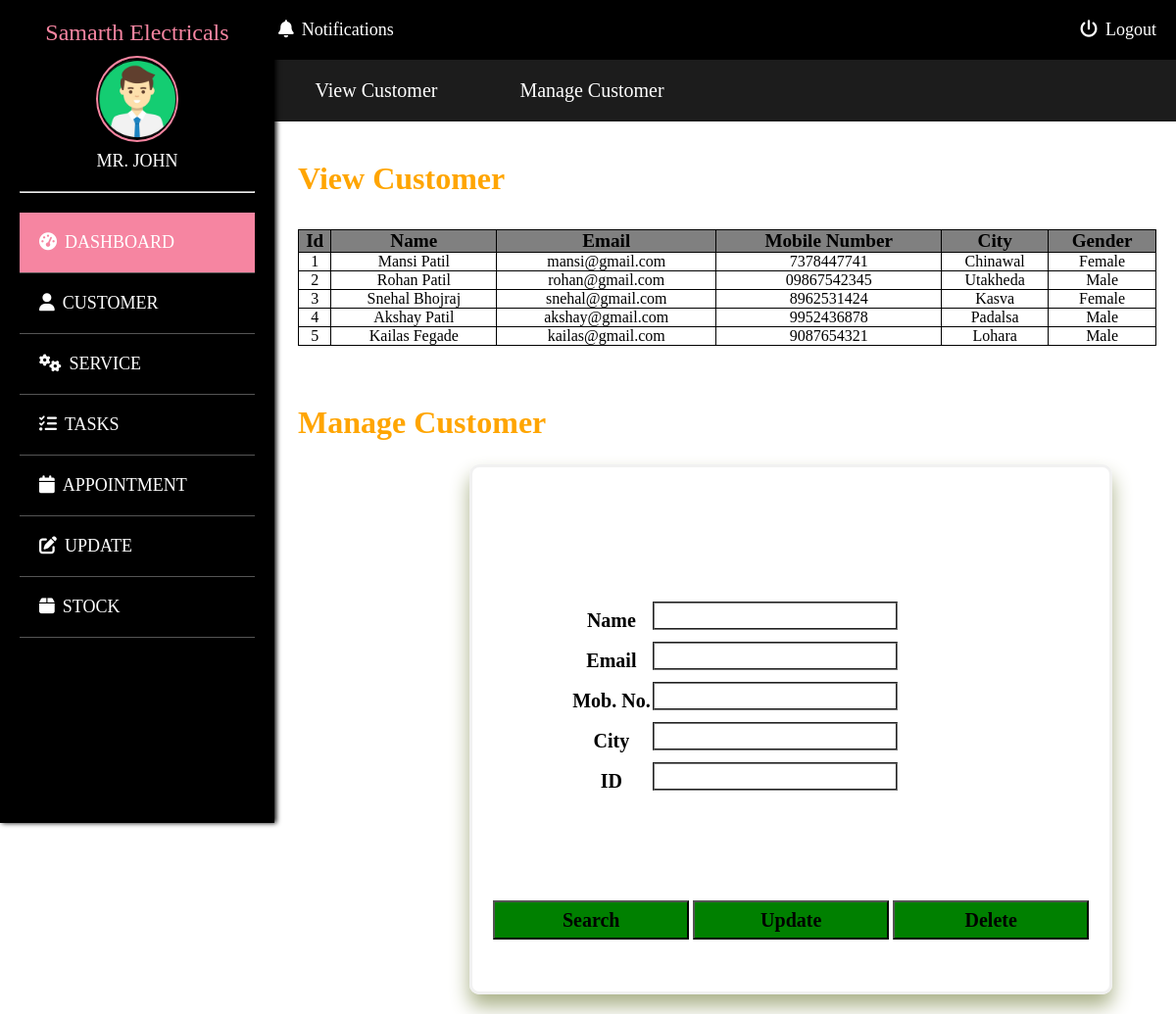
/owner/customer/, run on the app's committed database.
### app/models.py (models this page shows)
class Customer(models.Model):
    id = models.AutoField(primary_key=True)
    name = models.CharField(max_length=100)
    email = models.EmailField(max_length=200)
    mobileno = models.CharField(max_length=15, default='')
    password = models.CharField(max_length=100, default='')
    city = models.CharField(max_length=100, default='')
    profile_image = models.ImageField(upload_to='profile_images/', null=True, blank=True)
    gender = models.CharField(max_length=10, default='')

### app/owner.py (the view)
# urls.py: path('owner/customer/', owner.Dashborad_Customer, name='customer'),
def Dashborad_Customer(request):
    all_members = Customer.objects.all
    return render(request, 'owner/customer.html', {'all': all_members})

### templates/owner/customer.html (shortened to what this page needs)
<!DOCTYPE html>
<html lang="en">
<head>
    {% load static %}
    {% include 'owner/head.html' %}
    <link rel="stylesheet" href="{% static 'css/style.css' %}">
    <link rel="stylesheet" href="https://cdnjs.cloudflare.com/ajax/libs/font-awesome/5.15.3/css/all.min.css"/>
    <link rel="stylesheet" href="https://cdnjs.cloudflare.com/ajax/libs/font-awesome/6.5.1/css/all.min.css">
</head>
<body>
    <div class="banner">
        <div class="dash_topnav">
            <a href="#" onclick="myFunction()">View Customer</a>
            <a href="#" onclick="manageCustomer()">Manage Customer</a>
        </div>
    <div id="pannel">
        <h1>View Customer</h1>
        <div id="view_customer">
        <table id="customer_table">
        <tr>
            <th id="th1">Id</th>
            <th id="th1">Name</th>
            <th id="th1">Email</th>
            <th id="th1">Mobile Number</th>
            <th id="th1">City</th>
            <th id="th1">Gender</th>
        </tr>
            {% for item in all %}
        <tr>
            <td id="td1">{{item.id}}</td>
            <td id="td1">{{item.name}}</td>
            <td id="td1">{{item.email}}</td>
            <td id="td1">{{item.mobileno}}</td>
            <td id="td1">{{item.city}}</td>
            <td id="td1">{{item.gender}}</td>
        </tr>
        {% endfor %}
    </table>
    </div>
</div>
    <div id="Panel1">
        <h1>Manage Customer</h1>
        <div class="box_form">
            <form>
        <div class="manage_customer_container">
            <table>
                <tr>
                    <td>
                        <label for="name">Name</label>
                    </td>
                    <td>
                        <input type="text" id="input-box"><br>
                    </td>
                </tr>
                <tr>
                    <td>
                        <label for="email">Email</label>
                    </td>
                    <td>
                        <input type="email" id="input-box"><br>
                    </td>
                </tr>
                <tr>
                    <td>
                        <label for="mobNo.">Mob. No.</label>
                    </td>
                    <td>
                        <input type="tel" id="input-box"><br>
                    </td>
                </tr>
                <tr>
                    <td>
                        <label for="city">City</label>
                    </td>
                    <td>
                        <input list="city">
                            <br>
                    </td>
                </tr>
                <tr>
                    <td>
                        <label for="id">ID</label>
                    </td>
                    <td>
                        <input type="number" id="input-box"><br>
                    </td>
                </tr>
           </table>
        </div>
        <input type="submit" value="Search" id="search">
        <input type="submit" value="Update" id="submit">
        <input type="submit" value="Delete" id="delete">
    </form>
        </div>
</div>
</body>
</html>

### static/css/style.css (style rules this page uses)
body { margin: 0; padding: 0; }
.banner { margin-left: 250px; text-align: center; height: 100vh; margin-left: 22%; }
.dash_topnav { background: rgba(0, 0, 0, 0.89); padding: 20px; display: flex; align-items: center; }
.dash_topnav a { color: white; font-size: 20px; text-decoration: none; margin-right: 20px; display: block; width: 200px; }
#pannel,#Panel1,#Panel2 { margin-top: 20px; margin-left: 20px; padding: 20px; }
#pannel h1,#Panel1 h1,#Panel2 h1 { position: absolute; padding: 0; color: orange; }
#customer_table, #td1, #th1 { border: 1px solid; }
#th1 { background: gray; font-size: larger; font-weight: bold; }
#customer_table { margin-top: 70px; width: 100%; border-collapse: collapse; }
.manage_customer_container,._make_payment { max-width: 500px; margin: 80px; padding: 20px; }
.manage_customer_container label,._make_payment label { font-size: 20px; font-family: serif; font-weight: bold; }
.manage_customer_container input, .manage_customer_container select, ._make_payment input,._make_payment select { width: 250px; height: 10; padding: 5px; margin-bottom: 10px; box-sizing: border-box; border-style:groove; }
#submit, #delete, #search { color: black; background-color: green; width: 200px; height: 40px; font-family: serif; font-weight: bold; font-size: 20px; }

### templates/owner/head.html (style rules this page uses)
* { margin: 0; padding: 0; }

### templates/owner/customer.html (style rules this page uses)
.box_form form { width: 650px; height: 500px; padding-top: 4%; margin-left:20%; margin-top:7%; border: 3px solid #f1f1f1; border-radius: 10px; box-shadow: 0 12px 20px #abb289; overflow: hidden; }

### data on the page
Customer: id "1", name "Mansi Patil", email "mansi@gmail.com", mobileno "7378447741", city "Chinawal", gender "Female"
Customer: id "2", name "Rohan Patil", email "rohan@gmail.com", mobileno "09867542345", city "Utakheda", gender "Male"
Customer: id "3", name "Snehal Bhojraj", email "snehal@gmail.com", mobileno "8962531424", city "Kasva", gender "Female"
Customer: id "4", name "Akshay Patil", email "akshay@gmail.com", mobileno "9952436878", city "Padalsa", gender "Male"
Customer: id "5", name "Kailas Fegade", email "kailas@gmail.com", mobileno "9087654321", city "Lohara", gender "Male"
